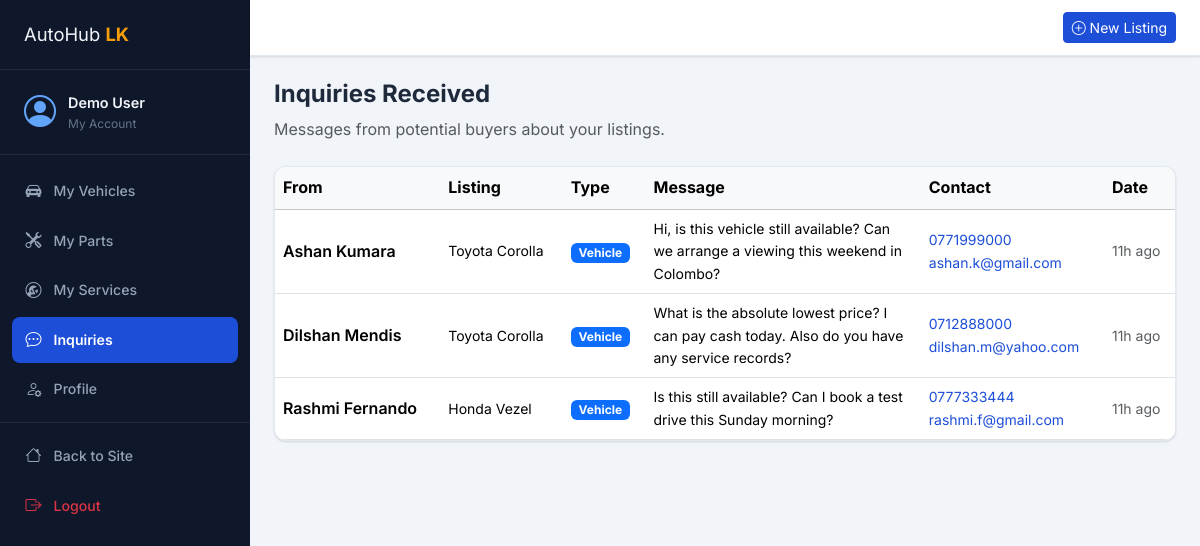
Screenshot of /public/dashboard/inquiries (signed in) with the database file from the repository.
### tables this page shows
CREATE TABLE `inquiries` (
  `id` int(10) UNSIGNED NOT NULL,
  `listing_type` enum('vehicle','part','service','contact') NOT NULL,
  `listing_id` int(10) UNSIGNED DEFAULT NULL,
  `sender_name` varchar(120) NOT NULL,
  `sender_phone` varchar(20) NOT NULL DEFAULT '',
  `sender_email` varchar(180) NOT NULL DEFAULT '',
  `message` text NOT NULL,
  `is_read` tinyint(1) NOT NULL DEFAULT 0,
  `created_at` datetime NOT NULL DEFAULT current_timestamp()
);

### app/core/Controller.php (called while the page is built, shortened)
<?php
class Controller
{
    protected function view(string $view, array $data = [], string $layout = 'public'): void
    {
        extract($data);
        $viewFile = APP_ROOT . '/app/views/' . $view . '.php';
        require $viewFile;
    }
}

### app/controllers/DashboardController.php (called while the page is built, shortened)
<?php
class DashboardController extends Controller
{
    private function uid(): int { return (int)$_SESSION['user_id']; }
    public function inquiries(): void
    {
        $list = (new InquiryModel())->getForUser($this->uid());
        $this->view('dashboard/inquiries', ['inquiries' => $list], 'dashboard');
    }
}

### public/index.php (called while the page is built, shortened)
<?php
require_once ROOT . '/config/database.php';
require_once ROOT . '/app/core/Model.php';
require_once ROOT . '/app/core/Controller.php';
require_once ROOT . '/app/core/Router.php';
require_once ROOT . '/includes/helpers.php';
$router = new Router();
$router->get('/',                      'HomeController@index');
$router->get('/about',                 'AboutController@index');
$router->get('/contact',               'ContactController@show');
$router->post('/contact',              'ContactController@submit');
$router->get('/promotions',            'PromotionController@index');
$router->get('/vehicles',              'VehicleController@index');
$router->get('/vehicles/{id}',         'VehicleController@show');
$router->post('/vehicles/{id}/inquiry','VehicleController@inquiry');
$router->get('/parts',                 'PartController@index');
$router->get('/parts/{id}',            'PartController@show');
$router->post('/parts/{id}/inquiry',   'PartController@inquiry');
$router->get('/services',              'ServiceController@index');
$router->get('/services/{id}',         'ServiceController@show');
$router->post('/services/{id}/inquiry','ServiceController@inquiry');
$router->get('/login',                 'AuthController@showLogin');
$router->post('/login',                'AuthController@login');
$router->get('/register',              'AuthController@showRegister');
$router->post('/register',             'AuthController@register');
$router->get('/logout',                'AuthController@logout');
$router->get('/forgot-password',       'AuthController@showForgotPassword');
$router->post('/forgot-password',      'AuthController@forgotPassword');
$router->get('/ajax/models',           'VehicleController@ajaxModels');
$router->get('/ajax/cities',           'ContactController@ajaxCities');
$router->get('/dashboard',                         'DashboardController@index');
$router->get('/dashboard/profile',                 'DashboardController@profile');
$router->post('/dashboard/profile',                'DashboardController@updateProfile');
$router->get('/dashboard/vehicles',                'DashboardController@myVehicles');
$router->get('/dashboard/vehicles/create',         'DashboardController@createVehicle');
$router->post('/dashboard/vehicles/create',        'DashboardController@storeVehicle');
$router->get('/dashboard/vehicles/{id}/edit',      'DashboardController@editVehicle');
$router->post('/dashboard/vehicles/{id}/edit',     'DashboardController@updateVehicle');
$router->post('/dashboard/vehicles/{id}/delete',   'DashboardController@deleteVehicle');
$router->post('/dashboard/vehicles/{id}/sold',     'DashboardController@markVehicleSold');
$router->get('/dashboard/parts',                   'DashboardController@myParts');
$router->get('/dashboard/parts/create',            'DashboardController@createPart');
$router->post('/dashboard/parts/create',           'DashboardController@storePart');
$router->get('/dashboard/parts/{id}/edit',         'DashboardController@editPart');
$router->post('/dashboard/parts/{id}/edit',        'DashboardController@updatePart');
$router->post('/dashboard/parts/{id}/delete',      'DashboardController@deletePart');
$router->get('/dashboard/services',                'DashboardController@myServices');
$router->get('/dashboard/services/provider/edit',  'DashboardController@editProvider');
$router->post('/dashboard/services/provider/edit', 'DashboardController@updateProvider');
$router->get('/dashboard/services/create',         'DashboardController@createService');
$router->post('/dashboard/services/create',        'DashboardController@storeService');
$router->get('/dashboard/services/{id}/edit',      'DashboardController@editService');
$router->post('/dashboard/services/{id}/edit',     'DashboardController@updateService');
$router->post('/dashboard/services/{id}/delete',   'DashboardController@deleteService');
$router->post('/dashboard/services/{id}/addon',    'DashboardController@addAddon');
$router->post('/dashboard/addons/{id}/delete',     'DashboardController@deleteAddon');
$router->get('/dashboard/inquiries',               'DashboardController@inquiries');
$router->get('/admin/login',                        'AdminController@showLogin');
$router->post('/admin/login',                       'AdminController@login');
$router->get('/admin/logout',                       'AdminController@logout');
$router->get('/admin',                              'AdminController@dashboard');
$router->get('/admin/dashboard',                    'AdminController@dashboard');
$router->get('/admin/users',                        'AdminController@users');
$router->post('/admin/users/{id}/suspend',          'AdminController@suspendUser');
$router->post('/admin/users/{id}/activate',         'AdminController@activateUser');
$router->post('/admin/users/{id}/delete',           'AdminController@deleteUser');
$router->get('/admin/vehicles',                     'AdminController@vehicles');
$router->post('/admin/vehicles/{id}/approve',       'AdminController@approveVehicle');
$router->post('/admin/vehicles/{id}/reject',        'AdminController@rejectVehicle');
$router->post('/admin/vehicles/{id}/feature',       'AdminController@featureVehicle');
$router->post('/admin/vehicles/{id}/delete',        'AdminController@deleteVehicle');
$router->get('/admin/parts',                        'AdminController@parts');
$router->post('/admin/parts/{id}/approve',          'AdminController@approvePart');
$router->post('/admin/parts/{id}/reject',           'AdminController@rejectPart');
$router->post('/admin/parts/{id}/feature',          'AdminController@featurePart');
$router->post('/admin/parts/{id}/delete',           'AdminController@deletePart');
$router->get('/admin/services',                     'AdminController@services');
$router->post('/admin/services/{id}/approve',       'AdminController@approveService');
$router->post('/admin/services/{id}/reject',        'AdminController@rejectService');
$router->post('/admin/services/{id}/delete',        'AdminController@deleteService');
$router->get('/admin/lookup',                       'AdminController@lookup');
$router->post('/admin/lookup/manufacturer',         'AdminController@saveManufacturer');
$router->post('/admin/lookup/manufacturer/{id}/delete', 'AdminController@deleteManufacturer');
$router->post('/admin/lookup/model',                'AdminController@saveModel');
$router->post('/admin/lookup/model/{id}/delete',    'AdminController@deleteModel');
$router->post('/admin/lookup/part-category',        'AdminController@savePartCategory');
$router->post('/admin/lookup/part-category/{id}/delete', 'AdminController@deletePartCategory');
$router->post('/admin/lookup/service-category',     'AdminController@saveServiceCategory');
$router->post('/admin/lookup/service-category/{id}/delete', 'AdminController@deleteServiceCategory');
$router->post('/admin/lookup/district',             'AdminController@saveDistrict');
$router->post('/admin/lookup/city',                 'AdminController@saveCity');
$router->post('/admin/lookup/city/{id}/delete',     'AdminController@deleteCity');
$router->get('/admin/promotions',                   'AdminController@promotions');
$router->post('/admin/promotions/add',              'AdminController@addPromotion');
$router->post('/admin/promotions/{id}/remove',      'AdminController@removePromotion');
$router->get('/admin/inquiries',                    'AdminController@inquiries');
$router->get('/admin/inquiries/{id}',               'AdminController@viewInquiry');
$router->post('/admin/inquiries/{id}/delete',       'AdminController@deleteInquiry');
$router->get('/admin/reports',                      'AdminController@reports');
$url    = $_GET['url'] ?? '/';
$method = $_SERVER['REQUEST_METHOD'];
$router->dispatch($url, $method);

### app/core/Model.php (called while the page is built, shortened)
<?php
class Model
{
    protected PDO $db;
    public function __construct()
    {
        $this->db = Database::getInstance();
    }
    protected function fetchAll(string $sql, array $params = []): array
    {
        $stmt = $this->db->prepare($sql);
        $stmt->execute($params);
        return $stmt->fetchAll();
    }
}

### config/database.php (called while the page is built, shortened)
<?php
class Database
{
    private static ?PDO $instance = null;
    public static function getInstance(): PDO
    {
        if (self::$instance === null) {
            $dsn = sprintf(
                'mysql:host=%s;dbname=%s;charset=%s',
                DB_HOST,
                DB_NAME,
                DB_CHARSET
            );
            $options = [
                PDO::ATTR_ERRMODE            => PDO::ERRMODE_EXCEPTION,
                PDO::ATTR_DEFAULT_FETCH_MODE => PDO::FETCH_ASSOC,
                PDO::ATTR_EMULATE_PREPARES   => false,
                PDO::MYSQL_ATTR_INIT_COMMAND => "SET NAMES utf8mb4 COLLATE utf8mb4_unicode_ci",
            ];
            try {
                self::$instance = new PDO($dsn, DB_USER, DB_PASS, $options);
            } catch (PDOException $e) {
                if (APP_DEBUG) {
                    die('Database connection failed: ' . $e->getMessage());
                } else {
                    die('Database connection error. Please try again later.');
                }
            }
        }
        return self::$instance;
    }
}

### app/models/InquiryModel.php (called while the page is built, shortened)
<?php
class InquiryModel extends Model
{
    public function getForUser(int $userId): array
    {
        return $this->fetchAll(
            "SELECT i.*,
                CASE i.listing_type
                    WHEN 'vehicle' THEN CONCAT(m.name,' ',vm.name)
                    WHEN 'part'    THEN sp.part_name
                    WHEN 'service' THEN sv.business_name
                END AS listing_title
             FROM inquiries i
             LEFT JOIN vehicle_listings vl ON i.listing_type='vehicle' AND vl.id=i.listing_id AND vl.user_id=?
             LEFT JOIN spare_part_listings sp ON i.listing_type='part' AND sp.id=i.listing_id AND sp.user_id=?
             LEFT JOIN service_providers sv ON i.listing_type='service' AND sv.id=i.listing_id AND sv.user_id=?
             LEFT JOIN manufacturers m ON m.id=vl.manufacturer_id
             LEFT JOIN vehicle_models vm ON vm.id=vl.model_id
             WHERE (vl.user_id=? OR sp.user_id=? OR sv.user_id=?)
             ORDER BY i.created_at DESC",
            [$userId, $userId, $userId, $userId, $userId, $userId]
        );
    }
}

### includes/helpers.php (called while the page is built, shortened)
<?php
function e(string|null $str): string
{
    return htmlspecialchars((string)$str, ENT_QUOTES | ENT_SUBSTITUTE, 'UTF-8');
}
function timeAgo(string $dateStr): string
{
    $diff = time() - strtotime($dateStr);
    if ($diff < 86400)    return floor($diff / 3600) . 'h ago';
    return formatDate($dateStr);
}
function truncate(string $text, int $length = 120): string
{
    if (mb_strlen($text) <= $length) return $text;
    return mb_substr($text, 0, $length) . '…';
}

### app/views/dashboard/inquiries.php (the view)
<div class="mb-4">
  <h2 class="h4 fw-bold">Inquiries Received</h2>
  <p class="text-muted">Messages from potential buyers about your listings.</p>
</div>
<?php if (empty($inquiries)): ?>
  <div class="dash-card text-center py-5">
    <i class="bi bi-chat-square-dots display-1 text-muted"></i>
    <h3 class="mt-3">No inquiries yet</h3>
    <p class="text-muted">When buyers contact you about your listings, they'll appear here.</p>
  </div>
<?php else: ?>
  <div class="dash-card p-0 overflow-hidden">
    <div class="table-responsive">
      <table class="table table-hover align-middle mb-0">
        <thead class="table-light">
          <tr><th>From</th><th>Listing</th><th>Type</th><th>Message</th><th>Contact</th><th>Date</th></tr>
        </thead>
        <tbody>
          <?php foreach ($inquiries as $inq): ?>
            <tr>
              <td>
                <div class="fw-semibold"><?= e($inq['sender_name']) ?></div>
              </td>
              <td class="small"><?= e($inq['listing_title'] ?? '—') ?></td>
              <td><span class="badge bg-<?= $inq['listing_type']==='vehicle'?'primary':($inq['listing_type']==='part'?'secondary':'success') ?>"><?= ucfirst($inq['listing_type']) ?></span></td>
              <td class="small" style="max-width:250px"><?= e(truncate($inq['message'],100)) ?></td>
              <td class="small">
                <?php if ($inq['sender_phone']): ?><a href="tel:<?= e($inq['sender_phone']) ?>"><?= e($inq['sender_phone']) ?></a><br><?php endif; ?>
                <?php if ($inq['sender_email']): ?><a href="mailto:<?= e($inq['sender_email']) ?>"><?= e($inq['sender_email']) ?></a><?php endif; ?>
              </td>
              <td class="text-muted small"><?= timeAgo($inq['created_at']) ?></td>
            </tr>
          <?php endforeach; ?>
        </tbody>
      </table>
    </div>
  </div>
<?php endif; ?>

### app/core/Router.php (shortened to what this page needs)
<?php
class Router
{
    private array $routes = [];
    private function addRoute(string $method, string $pattern, string $handler): void
    {
        $this->routes[] = [
            'method'  => $method,
            'pattern' => $pattern,
            'handler' => $handler,
        ];
    }
    public function dispatch(string $url, string $requestMethod): void
    {
        $url = '/' . trim($url, '/');
        foreach ($this->routes as $route) {
            if ($route['method'] !== 'ANY' && $route['method'] !== strtoupper($requestMethod)) {
                continue;
            }
            $pattern = $route['pattern'];
            $regex = preg_replace('/\{([a-zA-Z_]+)\}/', '(?P<$1>[^/]+)', $pattern);
            $regex = '#^' . $regex . '$#';
            if (preg_match($regex, $url, $matches)) {
                $params = array_filter($matches, 'is_string', ARRAY_FILTER_USE_KEY);
                [$controllerName, $method] = explode('@', $route['handler']);
                $controller = new $controllerName();
                call_user_func_array([$controller, $method], $params);
                return;
            }
        }
    }
}

### public/assets/css/style.css (style rules this page uses)
:root { --color-brand: #1d4ed8; --color-brand-dark: #1e3a8a; --color-accent: #f59e0b; --color-accent-dark: #d97706; --color-success: #16a34a; --color-danger: #dc2626; --color-bg: #f1f5f9; --color-surface: #ffffff; --color-text: #1e293b; --color-muted: #64748b; --color-border: #e2e8f0; --radius: 12px; --radius-sm: 8px; --shadow-sm: 0 1px 3px rgba(0,0,0,.08), 0 1px 2px rgba(0,0,0,.06); --shadow: 0 4px 16px rgba(0,0,0,.08); --shadow-lg: 0 8px 32px rgba(0,0,0,.12); --transition: all 0.22s ease; --sidebar-w: 250px; --navbar-h: 64px; }
*, *::before, *::after { box-sizing: border-box; }
body { font-family: 'Inter', sans-serif; color: var(--color-text); background: var(--color-bg); line-height: 1.6; -webkit-font-smoothing: antialiased; }
a { color: var(--color-brand); text-decoration: none; transition: var(--transition); }
.dashboard-body { background: #f1f5f9; }
.dash-card { background: var(--color-surface); border-radius: var(--radius); padding: 1.5rem; border: 1px solid var(--color-border); box-shadow: var(--shadow-sm); margin-bottom: 1.5rem; }
.table > :not(caption) > * > * { vertical-align: middle; }

### rows the page displays
inquiries: sender_name "Ashan Kumara", listing_title "Toyota Corolla", listing_type "Vehicle", message "Hi, is this vehicle still available? Can we arrange a viewing this weekend in Colombo?", sender_phone "0771999000", sender_email "ashan.k@gmail.com", created_at "11h ago"
inquiries: sender_name "Dilshan Mendis", listing_title "Toyota Corolla", listing_type "Vehicle", message "What is the absolute lowest price? I can pay cash today. Also do you have any service records?", sender_phone "0712888000", sender_email "dilshan.m@yahoo.com", created_at "11h ago"
inquiries: sender_name "Rashmi Fernando", listing_title "Honda Vezel", listing_type "Vehicle", message "Is this still available? Can I book a test drive this Sunday morning?", sender_phone "0777333444", sender_email "rashmi.f@gmail.com", created_at "11h ago"
